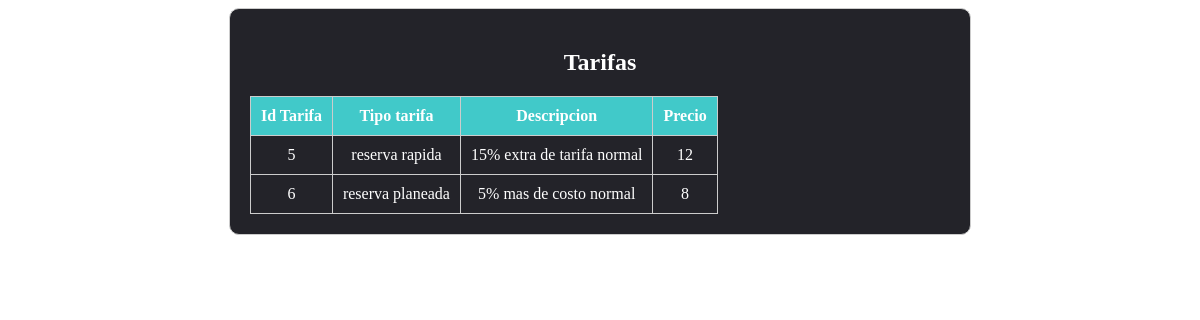
/tarifas.php, run on an earlier commit of the app's database.
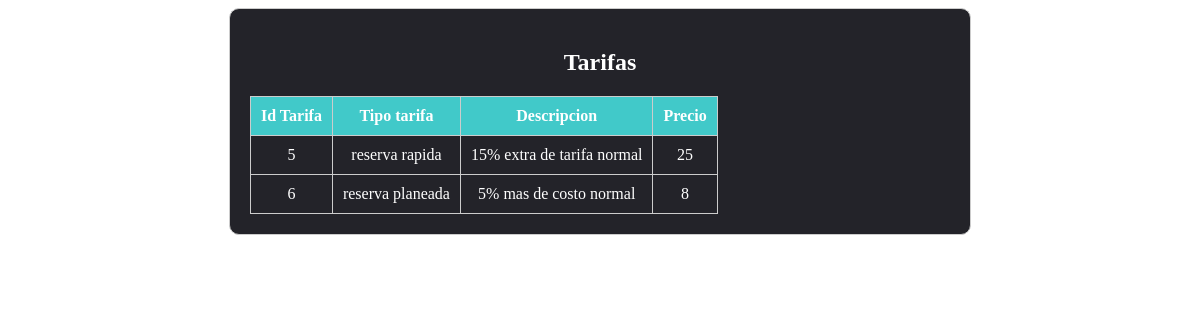
And on a later commit of the database.
### tables this page shows
CREATE TABLE `tarifa` (
  `idtarifa` int(11) NOT NULL,
  `tipotarifa` varchar(30) NOT NULL,
  `descripciontarifa` varchar(80) NOT NULL,
  `valor` float NOT NULL
);

### tarifas.php (the view, shortened to what this page needs)
<!DOCTYPE html>
<html lang="en">
<head>
</head>
<body>
    <div class="card">
        <h2>Tarifas</h2>
        <?php
                include("conexion.php");
                $consulta1 = "SELECT * FROM TARIFA";
                $con->query($consulta1);
                $resultado = $con->query($consulta1);
                if ($resultado->num_rows > 0) {
                    ?>
                    <table>
                    <tr>
                        <th>Id Tarifa</th>
                        <th>Tipo tarifa</th>
                        <th>Descripcion</thtd>
                        <th>Precio</th>
                    </tr>
                    <?php
                    while ($fila = $resultado->fetch_assoc()) {
                    ?>
                    <tr>
                        <td><?php echo $fila["idtarifa"]; ?></td>
                        <td><?php echo $fila["tipotarifa"]; ?></td>
                        <td><?php echo $fila["descripciontarifa"]; ?></td>
                        <td><?php echo $fila["valor"]; ?></td>
                    <?php
                    }
                    ?>
                    </table>
                    <?php
                } else {
                    echo "0 results";
                }
                    ?>
    </div>
</body>
</html>

### tarifas.php (style rules this page uses)
.card { width: auto; max-width: 700px; height: auto; margin: 0 auto; padding: 20px; border: 1px solid #ccc; border-radius: 10px; text-align: center; background-color: #232329; color: white; }
table { width: auto; border-collapse: collapse; background-color: #232329; }
table, th, td { border: 1px solid #ccc; padding: 10px; }
th { background-color: #41c9c9; color: white; }

What changed in the data, as far as the page shows it:
changed tarifa "reserva rapida": valor "12" → "25"
